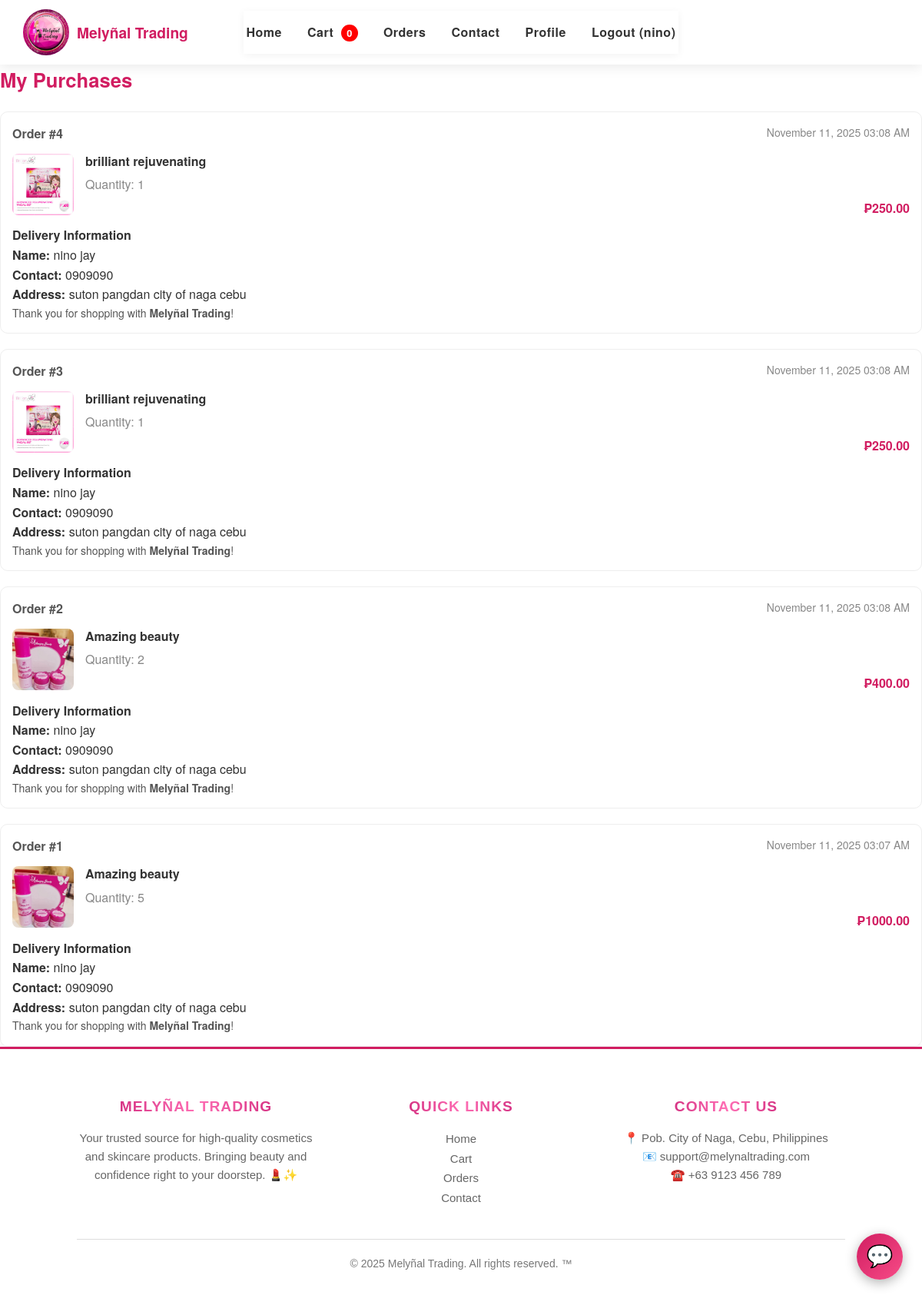
/order_history (signed in), run on the app's committed database.
### app.py (models this page shows)
class User(db.Model):
    __tablename__ = 'users'
    id = db.Column(db.Integer, primary_key=True)
    firstname = db.Column(db.String(150), nullable=False)
    lastname = db.Column(db.String(150), nullable=False)
    contact = db.Column(db.String(150), nullable=False)
    address = db.Column(db.String(255), nullable=True)
    username = db.Column(db.String(150), unique=True, nullable=False)
    email = db.Column(db.String(150), unique=True, nullable=False)
    password = db.Column(db.String(200), nullable=False)
    role = db.Column(db.String(50), nullable=False, default='user')
    profile_pic = db.Column(db.String(300), nullable=True)
    orders = db.relationship('Order', back_populates='user', cascade="all, delete-orphan")

class Order(db.Model):
    __tablename__ = 'orders'
    order_id = db.Column(db.Integer, primary_key=True)
    user_id = db.Column(db.Integer, db.ForeignKey('users.id'), nullable=False)
    product_id = db.Column(db.Integer, db.ForeignKey('products.product_id'), nullable=False)
    quantity = db.Column(db.Integer, nullable=False)
    total_price = db.Column(db.Float, nullable=False)
    order_date = db.Column(db.DateTime, default=datetime.utcnow, nullable=False)
    delivery_address = db.Column(db.String(255), nullable=True)
    user = db.relationship('User', back_populates='orders')
    product = db.relationship('Product', back_populates='orders')
    payment = db.relationship('Payment', back_populates='order', uselist=False)

class Product(db.Model):
    __tablename__ = 'products'
    product_id = db.Column(db.Integer, primary_key=True)
    product_name = db.Column(db.String(150), nullable=False)
    price = db.Column(db.Float, nullable=False)
    stock = db.Column(db.Integer, nullable=False)
    description = db.Column(db.Text)
    image = db.Column(db.String(200), default='default.jpg')
    orders = db.relationship('Order', back_populates='product', cascade="all, delete-orphan")

### app.py (the view)
@app.route('/order_history')
@login_required
def order_history():
    orders = Order.query.join(Product, Order.product_id == Product.product_id)\
                        .filter(Order.user_id == session['user_id'])\
                        .order_by(Order.order_date.desc())\
                        .add_columns(Order.order_id, Order.quantity, Order.total_price, Order.order_date, Product.product_name, Product.image)\
                        .all()
    return render_template('order_history.html', orders=orders)

### app.py (called while the page is built)
@app.before_request
def load_logged_in_user():
    user_id = session.get('user_id')
    g.user = None
    g.admin = False
    if user_id:
        user = User.query.get(user_id)
        if user:
            g.user = user
            g.is_admin = (user.role == 'admin')

def login_required(f):
    @wraps(f)
    def wrapped(*args, **kwargs):
        if 'user_id' not in session:
            flash("Please log in to access this page.", "warning")
            return redirect(url_for('login'))
        return f(*args, **kwargs)
    return wrapped

### templates/order_history.html
{% extends "base.html" %}
{% block content %}
<h2 class="page-title">My Purchases</h2>
{% if orders %}
<div class="orders-list">
    {% for order in orders %}
    <div class="order-card">
        <div class="order-header">
            <span class="order-id">Order #{{ order.order_id }}</span>
            <span class="order-date">{{ order.order_date.strftime('%B %d, %Y %I:%M %p') }}</span>
        </div>
        <div class="order-content">
            <img src="{{ url_for('static', filename='uploads/' + (order.image or 'default.jpg')) }}"
                 alt="{{ order.product_name }}" class="order-product-image">
            <div class="order-details">
                <p class="order-product-name">{{ order.product_name }}</p>
                <p class="order-quantity">Quantity: {{ order.quantity }}</p>
                <p class="order-price">₱{{ '%.2f' | format(order.total_price) }}</p>
            </div>
        </div>
        <div class="order-customer-info">
            <h4>Delivery Information</h4>
            <p><strong>Name:</strong> {{ g.user.firstname }} {{ g.user.lastname }}</p>
            <p><strong>Contact:</strong> {{ g.user.contact }}</p>
            <p><strong>Address:</strong> {{ g.user.address or 'No address provided' }}</p>
        </div>
        <div class="order-footer">
            <span>Thank you for shopping with <strong>Melyñal Trading</strong>!</span>
        </div>
    </div>
    {% endfor %}
</div>
{% else %}
<div class="empty-orders">
    <img src="{{ url_for('static', filename='images/empty_cart.png') }}" alt="No Orders" class="empty-orders-img">
    <p class="empty-orders-text">You have not placed any orders yet.</p>
    <a href="{{ url_for('index') }}" class="btn btn-shop-now">Shop Now</a>
</div>
{% endif %}
{% endblock %}

### templates/base.html (shortened to what this page needs)
<html lang="en">
<head>
    <link rel="stylesheet" href="{{ url_for('static', filename='css/style.css') }}">
</head>
<body>
    <header>
        <div class="logo">
            <a href="{{url_for('index')}}">
                <img src="{{ url_for('static', filename='images/image6.jpg') }}" alt="Melynal Logo">
                Melyñal Trading
            </a>
        </div>
        <nav>
            <ul>
                {% if g.user %}
                    {% if g.is_admin %}
                        <li><a href="{{ url_for('index') }}">Home</a></li>
                        <li><a href="{{ url_for('admin_dashboard') }}">Admin Dashboard</a></li>
                        <li class="logout"><a href="{{ url_for('logout') }}">Logout ({{ g.user.username }})</a></li>
                    {% else %}
                        <li><a href="{{ url_for('index') }}">Home</a></li>
                        <li>
                            <a href="{{ url_for('cart') }}" id="cart-link">
                                Cart <span id="cart-count" class="cart-count">{{ session['cart']|length if session.get('cart') else 0 }}</span>
                            </a>
                        </li>
                        <li><a href="{{ url_for('order_history') }}">Orders</a></li>
                        <li><a href="{{ url_for('contact') }}">Contact</a></li>
                        <li><a href="{{ url_for('profile') }}">Profile</a></li>
                        <li class="logout"><a href="{{ url_for('logout') }}">Logout ({{ g.user.username }})</a></li>
                    {% endif %}
                {% else %}
                    <li><a href="{{ url_for('index') }}">Home</a></li>
                    <li><a href="{{ url_for('about_page') }}">About</a></li>
                    <li><a href="{{ url_for('login') }}">Login</a></li>
                    <li><a href="{{ url_for('register') }}">Register</a></li>
                {% endif %}
            </ul>
        </nav>
    </header>
    <div class="container">
        {% block content %}
        {% endblock %}
    </div>
    <footer>
        <div class="footer-container">
            <div class="footer-grid">
                <div>
                    <h3>Melyñal Trading</h3>
                    <p>Your trusted source for high-quality cosmetics and skincare products.
                    Bringing beauty and confidence right to your doorstep. 💄✨</p>
                </div>
                <div>
                    <h4>Quick Links</h4>
                    <ul style="list-style:none; padding:0; margin:0;">
                        {% if g.user %}
                            {% if g.is_admin %}
                                <li><a href="{{ url_for('index') }}">Home</a></li>
                                <li><a href="{{ url_for('admin_dashboard') }}">Admin Dashboard</a></li>
                            {% else %}
                                <li><a href="{{ url_for('index') }}">Home</a></li>
                                <li><a href="{{ url_for('cart') }}">Cart</a></li>
                                <li><a href="{{ url_for('order_history') }}">Orders</a></li>
                                <li><a href="{{ url_for('contact') }}">Contact</a></li>
                            {% endif %}
                        {% else %}
                            <li><a href="{{ url_for('index') }}">Home</a></li>
                            <li><a href="{{ url_for('login') }}">Login</a></li>
                            <li><a href="{{ url_for('register') }}">Register</a></li>
                        {% endif %}
                    </ul>
                </div>
                <div>
                    <h4>Contact Us</h4>
                    <p>📍 Pob. City of Naga, Cebu, Philippines</p>
                    <p>📧 support@melynaltrading.com</p>
                    <p>☎️ +63 9123 456 789</p>
                </div>
            </div>
            <div class="footer-bottom">
                <p>&copy; 2025 Melyñal Trading. All rights reserved. &trade;</p>
            </div>
        </div>
    </footer>
    <div id = "chatbot-container">
        <div id = "chatbot-toggle">💬</div>
    </div>
</body>
</html>

### data on the page
User: user.username "nino", user.firstname "nino", user.lastname "jay", user.contact "0909090", user "suton pangdan city of naga cebu"
Order: order_id "4", order_date "November 11, 2025 03:08 AM", image (picture), product_name "brilliant rejuvenating", quantity "1", total_price "250.00"
Order: order_id "3", order_date "November 11, 2025 03:08 AM", image (picture), product_name "brilliant rejuvenating", quantity "1", total_price "250.00"
Order: order_id "2", order_date "November 11, 2025 03:08 AM", image (picture), product_name "Amazing beauty", quantity "2", total_price "400.00"
Order: order_id "1", order_date "November 11, 2025 03:07 AM", image (picture), product_name "Amazing beauty", quantity "5", total_price "1000.00"

### other printed values
{{ session['cart']|length if session.get('cart') else 0 }} "0"
